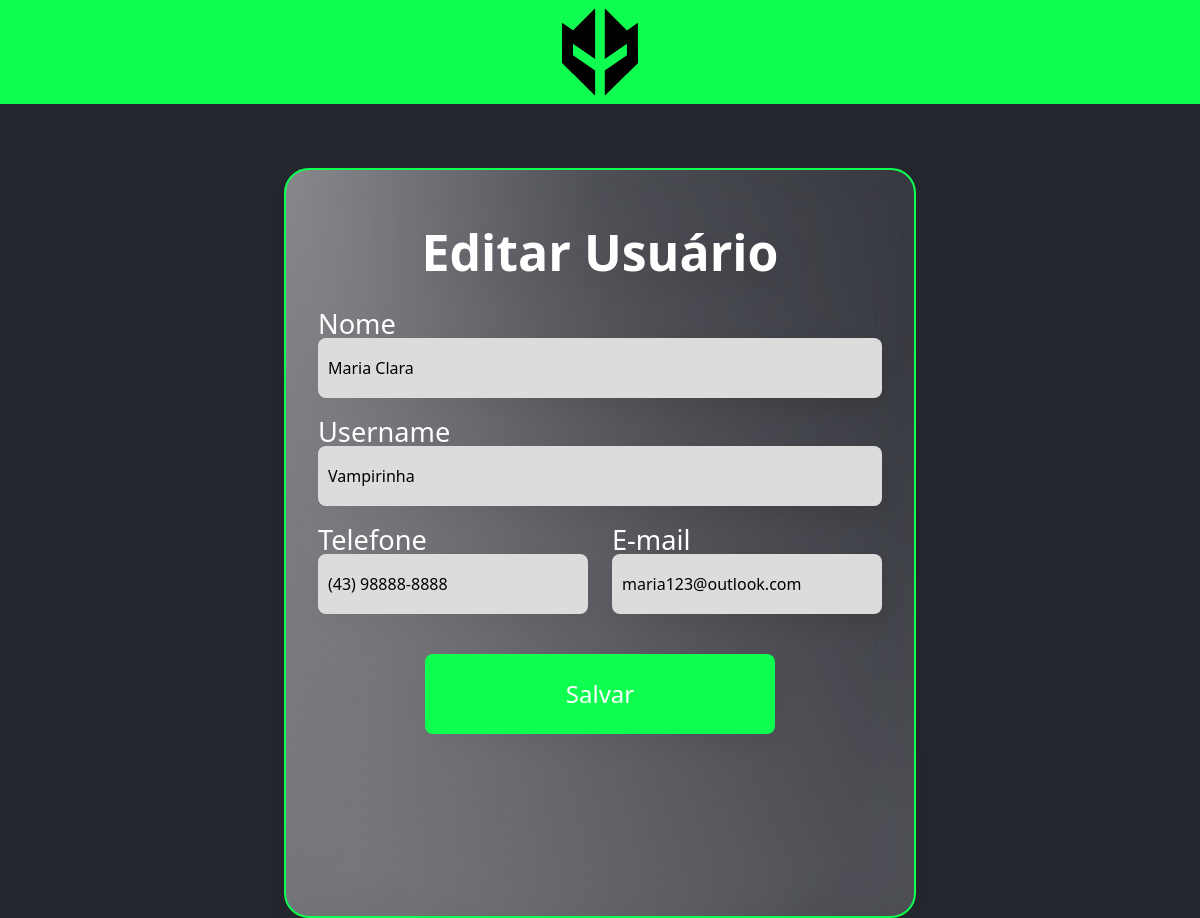
The page /Usuario/Update.php?id=2 on the database its author committed.
### tables this page shows
CREATE TABLE usuario (
  id INTEGER NOT NULL AUTO_INCREMENT,
  nome VARCHAR(100),
  username VARCHAR(20),
  email VARCHAR(100),
  telefone VARCHAR(25), 
  senha VARCHAR(255), 
  PRIMARY KEY (id)
);

### Usuario/Update.php (the view, shortened to what this page needs)
<!DOCTYPE html>
<html lang="pt-BR">
<head>
    <link rel="stylesheet" href="../css/style.css">
    <link href="https://cdn.jsdelivr.net/npm/bootstrap@5.2.2/dist/css/bootstrap.min.css" rel="stylesheet">
</head>
<body>
    <header>
        <a href="../index.php">
            <img src="../img/Logo.svg" alt="Loga do time Imperial eSports">
        </a>
    </header>
    <?php
      include_once("../db/connectDB.php");
      $sql = "SELECT * FROM usuario WHERE id = ".$_REQUEST['id'];
      $res = $conn->query($sql);
      $row = $res->fetch_object();
    ?>
    <main>
        <div class="conteudo medio text-center">
            <h1 class="titulo">Editar Usuário</h1>
            <form action="./Actions.php" method="post">
                <div class="row">
                    <div class="col">
                        <label for="nome">Nome</label>
                        <input type="text" required name="nome" value="<?php print $row->nome ?>">
                    </div>
                </div>
                <div class="row">
                    <div class="col">
                        <label for="text">Username</label>
                        <input type="text" required name="username" value="<?php print $row->username ?>">
                    </div>
                </div>
                <div class="row">
                    <div class="col">
                        <label for="telefone">Telefone</label>
                        <input type="text" name="telefone" value="<?php print $row->telefone ?>">
                    </div>
                    <div class="col">
                        <label for="email">E-mail</label>
                        <input type="email" name="email" value="<?php print $row->email ?>">
                    </div>
                </div>
                <div class="row">
                    <div class="col">
                        <input type="submit" value="Salvar">
                    </div>
                </div>
            </form>
        </div>
    </main>
</body>
</html>

### css/style.css (style rules this page uses)
* { margin: 0; padding: 0; box-sizing: border-box; }
body { background-color: #25272F !important; color: #FFF !important; font-family: 'Roboto', sans-serif; height: 100vh; max-width: 100vw; }
header { background-color: #0FFF50; height: 6.5rem; display: flex; justify-content: center; align-items: center; }
header img { height: 6rem; }
.conteudo { background: radial-gradient(97.66% 97.66% at 50% 2.34%, rgba(255, 255, 255, 0) 0%, rgba(255, 255, 255, 0.2) 100%), radial-gradient(97.57% 210.75% at 0.9% 2.98%, rgba(255, 255, 255, 0.4) 0%, rgba(255, 255, 255, 0) 100%); filter: drop-shadow(0px 11px 14px rgba(0, 0, 0, 0.25)); backdrop-filter: blur(21px); border-radius: 25px; border: 2px solid #0FFF50; padding: 2rem; color: #FFF; }
.medio { margin: 4rem auto; min-height: 46.875rem; width: 39.5rem; }
.titulo { margin-top: 1.25rem; text-align: center; font-size: 3.125rem; font-weight: 600; }
.conteudo label { width: 100%; margin: 1.25rem 0 0 0; font-size: 1.7rem; line-height: 28px; display: flex; }
.conteudo input, .conteudo textarea { padding: 0 0.625rem; width: 100%; height: 3.75rem; background-color: #DCDCDC; border: none; border-radius: 8px; }
.conteudo input[type="submit"] { background-color: #0FFF50; height: 5rem; width: 21.875rem; color: #FFF; font-size: 24px; font-weight: 500; display: flex; justify-content: center; align-items: center; margin: 0 auto; margin-top: 40px; cursor: pointer; transition-delay: 50ms; }

### rows shown on the page
usuario: nome "Maria Clara", username "Vampirinha", telefone "(43) 98888-8888", email "maria123@outlook.com"
